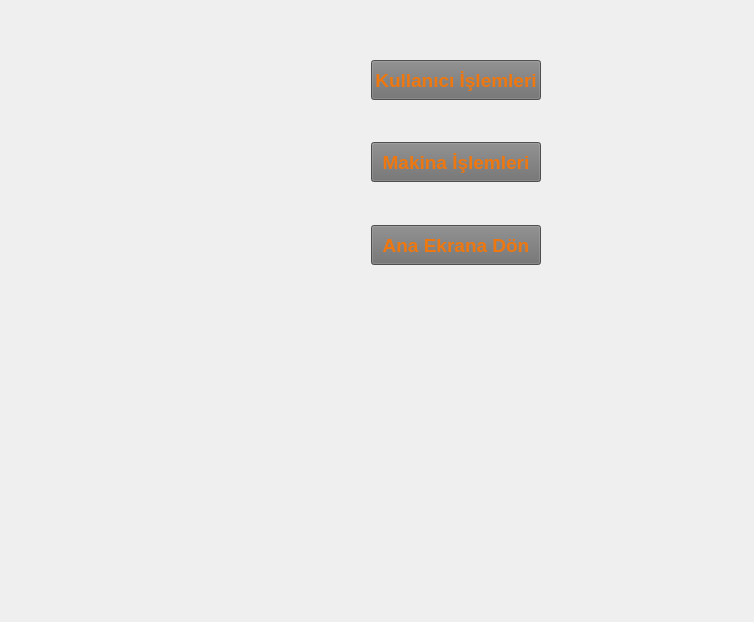
<?xml version="1.0" encoding="UTF-8"?>
<ui version="4.0">
 <class>mudurekran</class>
 <widget class="QWidget" name="mudurekran">
  <property name="geometry">
   <rect>
    <x>0</x>
    <y>0</y>
    <width>754</width>
    <height>622</height>
   </rect>
  </property>
  <property name="minimumSize">
   <size>
    <width>600</width>
    <height>400</height>
   </size>
  </property>
  <property name="maximumSize">
   <size>
    <width>754</width>
    <height>622</height>
   </size>
  </property>
  <property name="windowTitle">
   <string>Müdür Ana Ekranı</string>
  </property>
  <property name="windowIcon">
   <iconset resource="icons.qrc">
    <normaloff>:/icons/icons/admin.png</normaloff>:/icons/icons/admin.png</iconset>
  </property>
  <property name="styleSheet">
   <string notr="true">#mudurekran
{
border-image: url(:/icons/icons/—Pngtree—modern industrial factory_5418694.png);
}</string>
  </property>
  <widget class="QWidget" name="horizontalLayoutWidget">
   <property name="geometry">
    <rect>
     <x>280</x>
     <y>20</y>
     <width>351</width>
     <height>281</height>
    </rect>
   </property>
   <layout class="QHBoxLayout" name="horizontalLayout">
    <item>
     <spacer name="horizontalSpacer">
      <property name="orientation">
       <enum>Qt::Horizontal</enum>
      </property>
      <property name="sizeHint" stdset="0">
       <size>
        <width>40</width>
        <height>20</height>
       </size>
      </property>
     </spacer>
    </item>
    <item>
     <layout class="QVBoxLayout" name="verticalLayout">
      <item>
       <spacer name="verticalSpacer">
        <property name="orientation">
         <enum>Qt::Vertical</enum>
        </property>
        <property name="sizeHint" stdset="0">
         <size>
          <width>20</width>
          <height>40</height>
         </size>
        </property>
       </spacer>
      </item>
      <item>
       <widget class="QPushButton" name="pushButton_kullaniciislem">
        <property name="sizePolicy">
         <sizepolicy hsizetype="Expanding" vsizetype="Fixed">
          <horstretch>0</horstretch>
          <verstretch>0</verstretch>
         </sizepolicy>
        </property>
        <property name="minimumSize">
         <size>
          <width>50</width>
          <height>40</height>
         </size>
        </property>
        <property name="font">
         <font>
          <pointsize>14</pointsize>
          <weight>75</weight>
          <bold>true</bold>
         </font>
        </property>
        <property name="styleSheet">
         <string notr="true">background-color: rgb(111, 111, 111);
color: rgb(238, 119, 15);
border -radius : 5px</string>
        </property>
        <property name="text">
         <string>Kullanıcı İşlemleri</string>
        </property>
        <property name="iconSize">
         <size>
          <width>25</width>
          <height>25</height>
         </size>
        </property>
       </widget>
      </item>
      <item>
       <spacer name="verticalSpacer_2">
        <property name="orientation">
         <enum>Qt::Vertical</enum>
        </property>
        <property name="sizeHint" stdset="0">
         <size>
          <width>20</width>
          <height>30</height>
         </size>
        </property>
       </spacer>
      </item>
      <item>
       <widget class="QPushButton" name="pushButton_makinaislem">
        <property name="sizePolicy">
         <sizepolicy hsizetype="Expanding" vsizetype="Fixed">
          <horstretch>0</horstretch>
          <verstretch>0</verstretch>
         </sizepolicy>
        </property>
        <property name="minimumSize">
         <size>
          <width>50</width>
          <height>40</height>
         </size>
        </property>
        <property name="font">
         <font>
          <pointsize>14</pointsize>
          <weight>75</weight>
          <bold>true</bold>
         </font>
        </property>
        <property name="styleSheet">
         <string notr="true">background-color: rgb(111, 111, 111);
color: rgb(238, 119, 15);
border -radius : 5px</string>
        </property>
        <property name="text">
         <string>Makina İşlemleri</string>
        </property>
        <property name="iconSize">
         <size>
          <width>25</width>
          <height>25</height>
         </size>
        </property>
       </widget>
      </item>
      <item>
       <spacer name="verticalSpacer_4">
        <property name="orientation">
         <enum>Qt::Vertical</enum>
        </property>
        <property name="sizeHint" stdset="0">
         <size>
          <width>20</width>
          <height>30</height>
         </size>
        </property>
       </spacer>
      </item>
      <item>
       <widget class="QPushButton" name="pushButton_anaekrandon">
        <property name="sizePolicy">
         <sizepolicy hsizetype="Expanding" vsizetype="Fixed">
          <horstretch>0</horstretch>
          <verstretch>0</verstretch>
         </sizepolicy>
        </property>
        <property name="minimumSize">
         <size>
          <width>50</width>
          <height>40</height>
         </size>
        </property>
        <property name="font">
         <font>
          <pointsize>14</pointsize>
          <weight>75</weight>
          <bold>true</bold>
         </font>
        </property>
        <property name="styleSheet">
         <string notr="true">background-color: rgb(111, 111, 111);
color: rgb(238, 119, 15);
border -radius : 5px</string>
        </property>
        <property name="text">
         <string>Ana Ekrana Dön</string>
        </property>
        <property name="iconSize">
         <size>
          <width>25</width>
          <height>25</height>
         </size>
        </property>
       </widget>
      </item>
      <item>
       <spacer name="verticalSpacer_3">
        <property name="orientation">
         <enum>Qt::Vertical</enum>
        </property>
        <property name="sizeHint" stdset="0">
         <size>
          <width>20</width>
          <height>30</height>
         </size>
        </property>
       </spacer>
      </item>
     </layout>
    </item>
    <item>
     <spacer name="horizontalSpacer_2">
      <property name="orientation">
       <enum>Qt::Horizontal</enum>
      </property>
      <property name="sizeHint" stdset="0">
       <size>
        <width>40</width>
        <height>20</height>
       </size>
      </property>
     </spacer>
    </item>
   </layout>
  </widget>
 </widget>
 <resources>
  <include location="icons.qrc"/>
 </resources>
 <connections/>
</ui>
